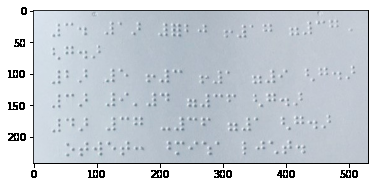
#> input picture Braille_image_analysis_with_opencv/data/braille.png, 375 x 187 px
$ jupyter execute openCV.ipynb
#> lines starting #> are read from the running program, lines starting #| are printed output that depends on the picture; after the words box and inside, x2 and y2 are one past the last pixel; in counts of white or black regions, pixels touching at a corner belong together
[cell 1]
import cv2
import matplotlib.pyplot as plt
import numpy as np

def display_images(l,titles=None,fontsize=12):
    n=len(l)
    fig,ax = plt.subplots(1,n)
    for i,im in enumerate(l):
        ax[i].imshow(im)
        ax[i].axis('off')
        if titles is not None:
            ax[i].set_title(titles[i],fontsize=fontsize)
    fig.set_size_inches(fig.get_size_inches()*n)
    plt.tight_layout()
    plt.show()

[cell 2]
im = cv2.imread('data/braille.png')
#> im is the input picture: shape (187, 375, 3); mean B, G, R 214.7, 207.6, 200.8
print(im.shape)
#| (187, 375, 3)
plt.imshow(im)

[cell 3]
bw_im = cv2.cvtColor(im, cv2.COLOR_BGR2GRAY)
print(bw_im.shape)
#| (187, 375)
plt.imshow(bw_im)

# Braille Image Processing
If we want to apply image classification to recognize the text, we need to cut out individual symbols to make them similar to MNIST images that we have seen before. This can be done using object detection technique which we will discuss later, but also we can try to use pure computer vision for that. A good description of how computer vision can be used for character separation can be found in this blog post - we will only focus on some computer vision techniques here.

First, let's try to enhance the image a little bit. We can use the idea of thresholding (well described in this OpenCV article):

[cell 4]
im = cv2.blur(bw_im,(3,3))
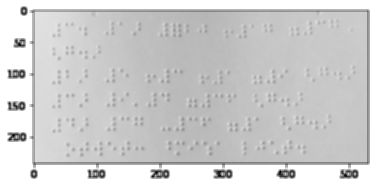
#> im: shape (187, 375); min 0, max 255, mean 206.3
# plt.imshow(im)
im = cv2.adaptiveThreshold(im, 255, cv2.ADAPTIVE_THRESH_MEAN_C,cv2.THRESH_BINARY_INV, 5, 4)
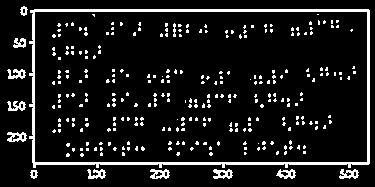
#> im: shape (187, 375); 9.8% white; 291 white regions (278 under 20 px), largest, box (x1, y1, x2, y2) and area: (29, 9, 370, 168) 2999, (7, 132, 27, 142) 126, (213, 169, 233, 179) 126
plt.imshow(im)
im = cv2.medianBlur(im,3)
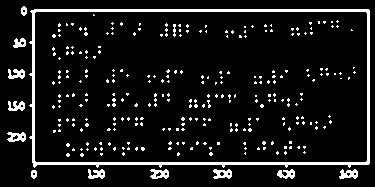
#> im: shape (187, 375); 8.7% white; 284 white regions (271 under 20 px), largest, box (x1, y1, x2, y2) and area: (29, 9, 370, 168) 3001, (7, 132, 26, 142) 128, (150, 169, 169, 179) 128
_,im = cv2.threshold(im, 0, 255, cv2.THRESH_OTSU)
im = cv2.GaussianBlur(im, (3,3), 0)
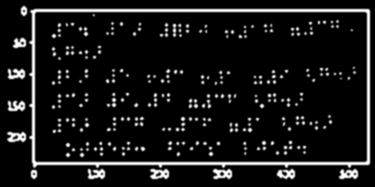
#> im: shape (187, 375); min 0, max 255, mean 22.3
plt.imshow(im)

To work with images, we need to "extract" individual dots, i.e. convert the images to a set of coordinates of individual dots.

We can do that using feature extraction techniques, such as SIFT, SURF or ORB:

[cell 5]
orb =cv2.ORB_create(5000)
f,d = orb.detectAndCompute(im,None)
#> f = 886 keypoints; strongest (x, y, size): (192, 103, 37.2), (138, 121, 37.2), (142, 148, 31), (299, 120, 37.2)
print(f" First 5 points  :{ [f[i].pt for i in range(5)]}")
#|  First 5 points  :[(187.0, 31.0), (200.0, 31.0), (206.0, 31.0), (226.0, 31.0), (245.0, 31.0)]

[cell 6]
# Let's plot all points to make sure we got things right:

def plot_dots(dots):
    img = np.zeros((250,250))
    for x in dots:
        cv2.circle(img,(int(x[0]),int(x[1])),3,(255,0,0))
    plt.imshow(img)
pts = [x.pt for x in f]
#> pts = 886 pairs, first value 31 to 340, second value 31 to 154
plot_dots(pts)
#> the loop in plot_dots, `for x in dots:` made 886 passes
#> x on passes 1 to 3: (187, 31), (200, 31), (206, 31)
#> after the loop in plot_dots, `for x in dots:`:
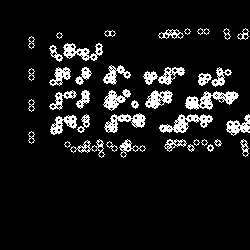
#> img: shape (250, 250) float64; 8.6% white in thin lines or dots, all inside (x1, y1, x2, y2) = (28, 28, 250, 158)

[cell 7]
min_x, min_y, max_x, max_y  = [int(f([z[i] for z in pts])) for f in (min,max) for i in (0,1)]
#> min_x = 31; min_y = 31; max_x = 340; max_y = 154
min_y+=13
#> min_y = 44
plt.imshow(im[min_y:max_y,min_x:max_x])
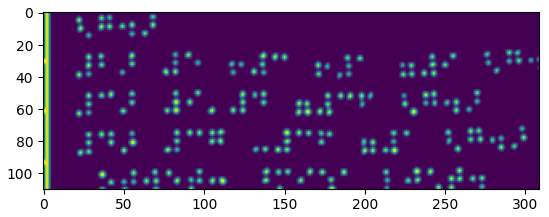
#> figure drawn by matplotlib, 1 panel
